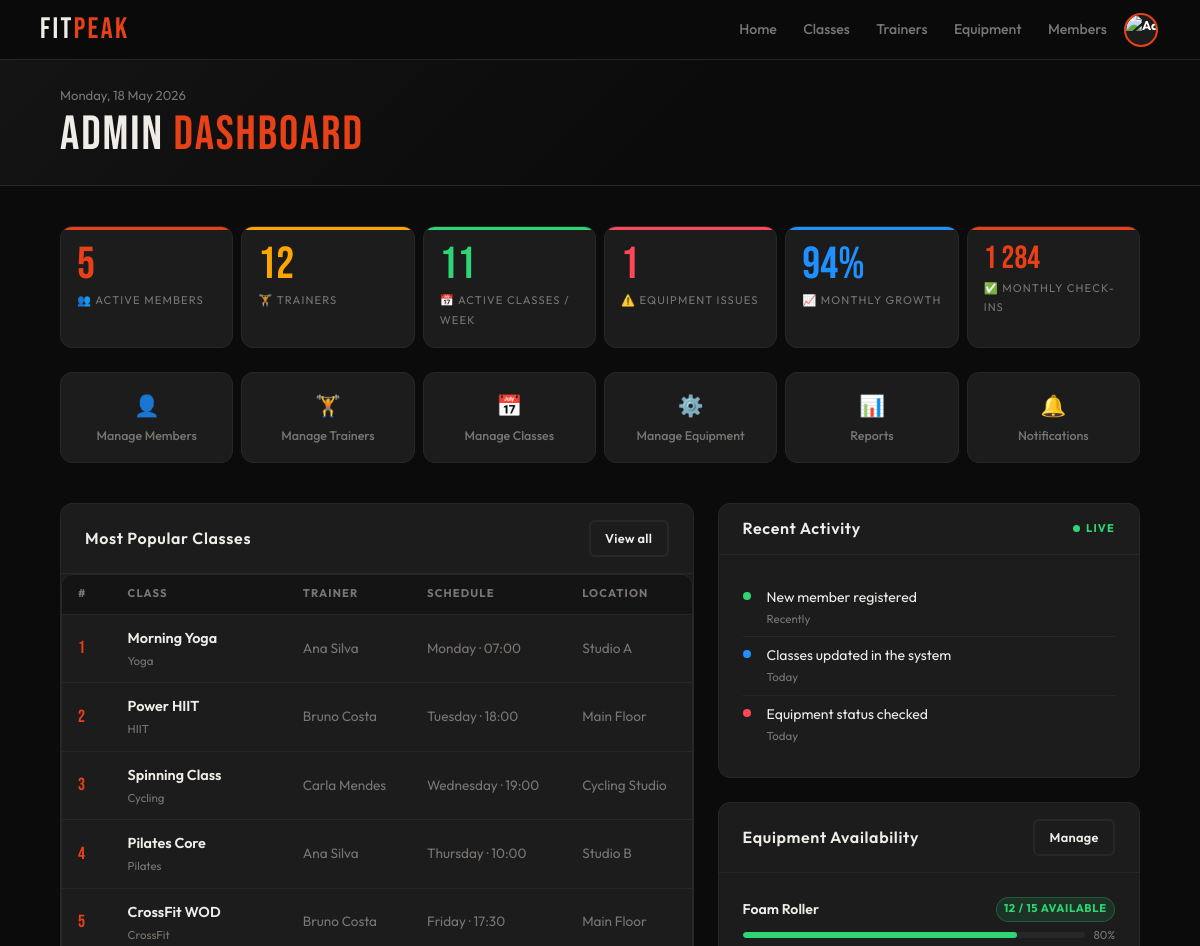
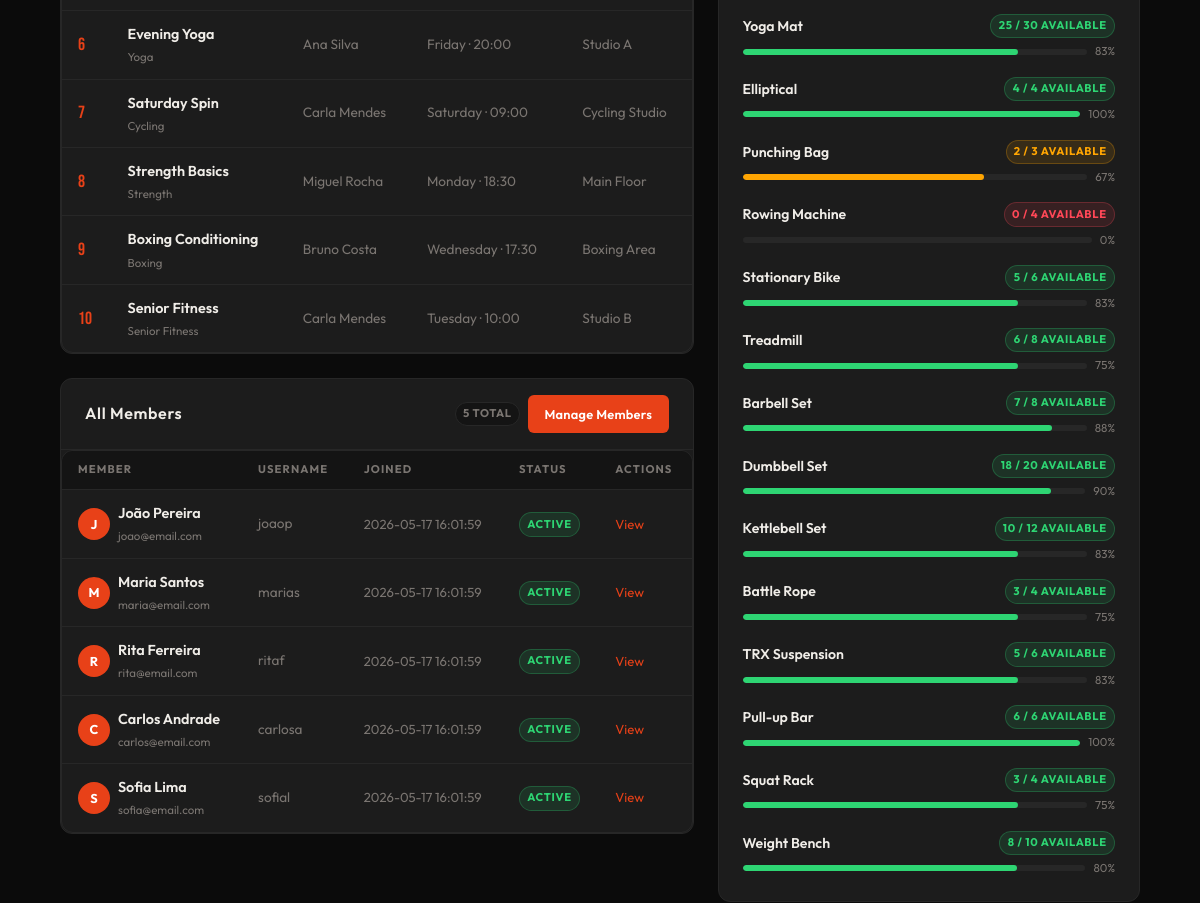
/admin/dashboard.php (signed in, upper part), run on an earlier commit of the app's database (2 pictures, top to bottom).
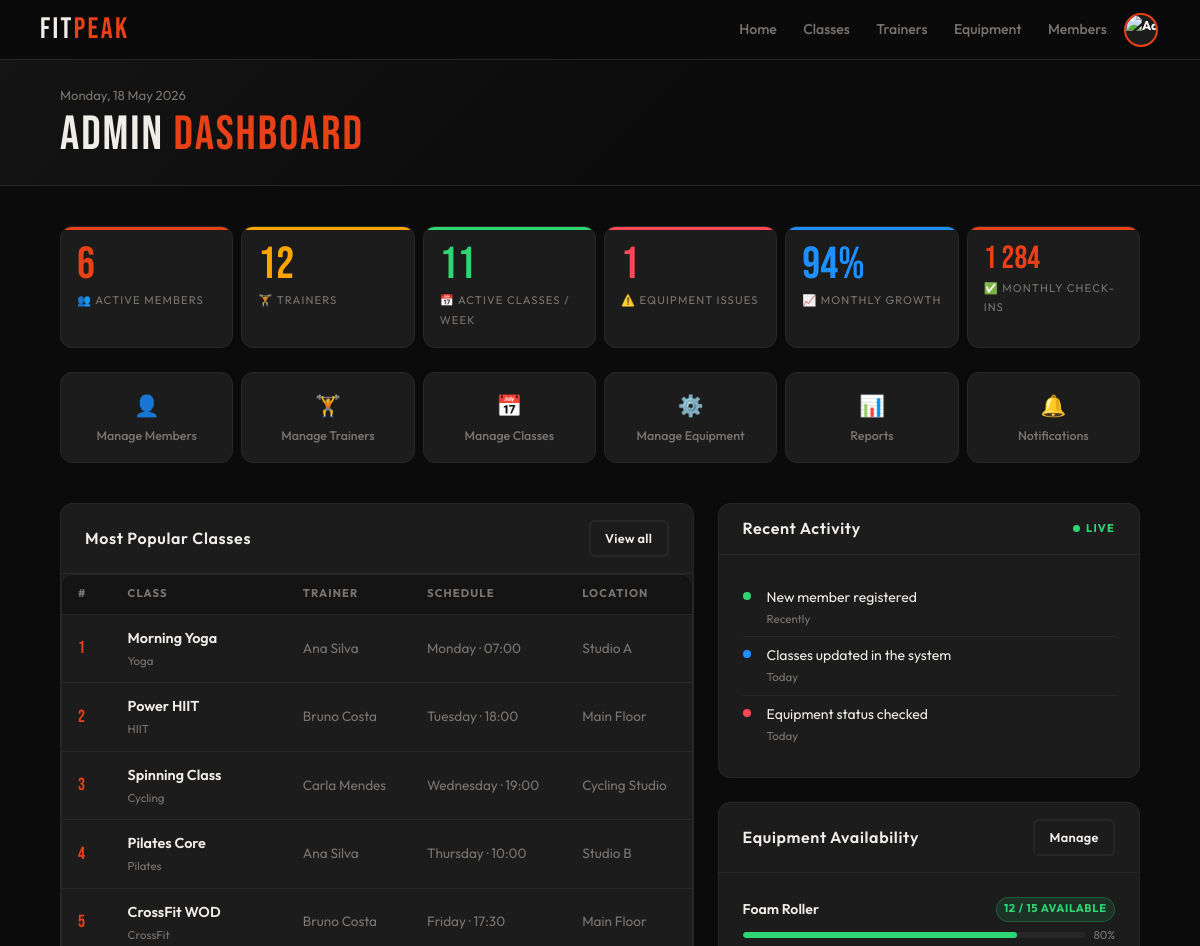
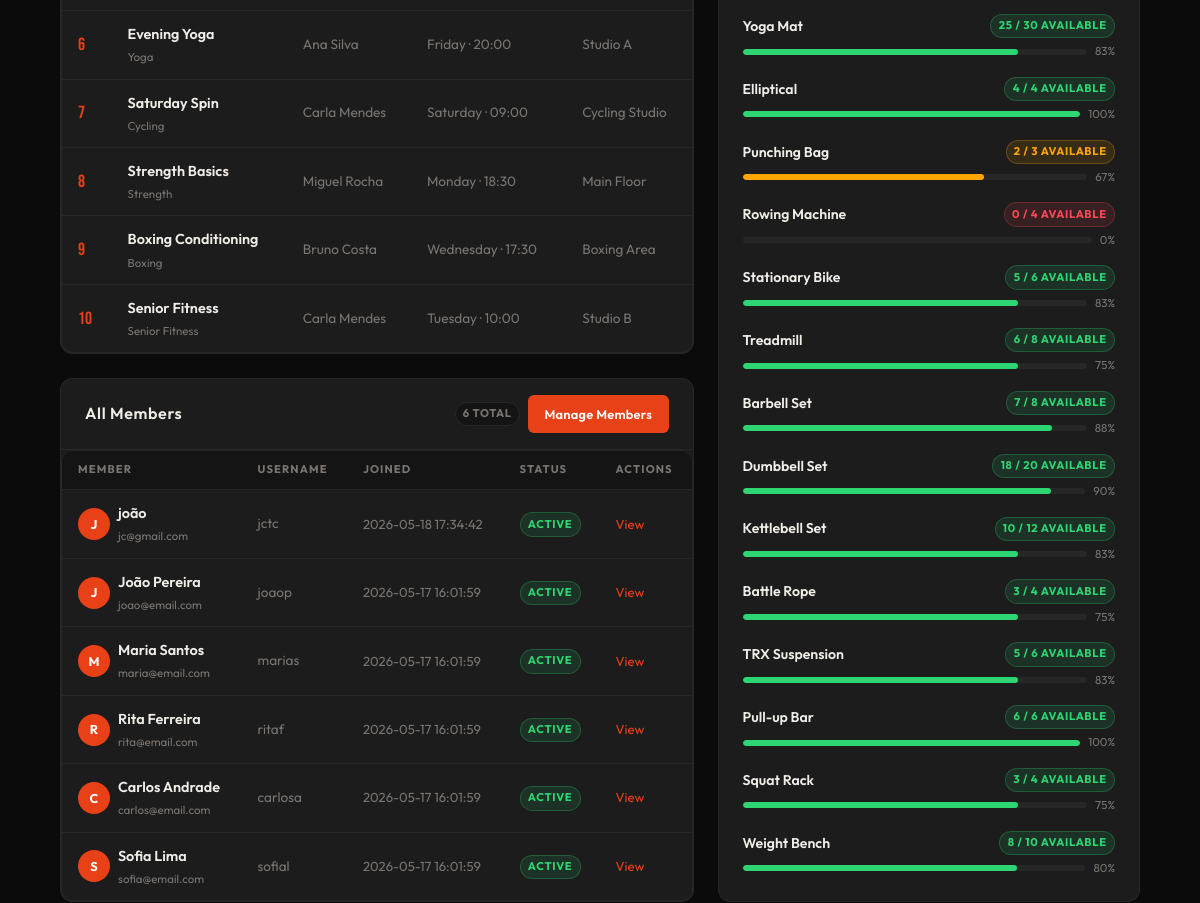
And on a later commit of the database (2 pictures, top to bottom).
### tables this page shows
CREATE TABLE class_schedules (
    id INTEGER PRIMARY KEY AUTOINCREMENT,
    class_id INTEGER NOT NULL,
    trainer_id INTEGER,
    day_of_week TEXT NOT NULL,   -- Monday, Tuesday, etc.
    start_time TEXT NOT NULL,
    location TEXT NOT NULL DEFAULT 'Studio A',
    capacity INTEGER NOT NULL DEFAULT 20,
    duration_min INTEGER NOT NULL DEFAULT 60,
    FOREIGN KEY(class_id) REFERENCES classes(id) ON DELETE CASCADE,
    FOREIGN KEY(trainer_id) REFERENCES users(id) ON DELETE SET NULL
);

CREATE TABLE users (
    id INTEGER PRIMARY KEY AUTOINCREMENT,
    name TEXT NOT NULL,
    username TEXT UNIQUE NOT NULL,
    email TEXT UNIQUE NOT NULL,
    password TEXT NOT NULL,
    role TEXT NOT NULL DEFAULT 'member' CHECK(role IN ('member','trainer','admin')),
    photo TEXT DEFAULT NULL,
    active INTEGER NOT NULL DEFAULT 1,
    created_at DATETIME DEFAULT CURRENT_TIMESTAMP
);

CREATE TABLE equipment (
    id INTEGER PRIMARY KEY AUTOINCREMENT,
    name TEXT NOT NULL,
    category_id INTEGER NOT NULL,
    quantity INTEGER NOT NULL DEFAULT 1,
    available INTEGER NOT NULL DEFAULT 1,
    status TEXT NOT NULL DEFAULT 'available' CHECK(status IN ('available','maintenance','unavailable')),
    notes TEXT,
    updated_at DATETIME DEFAULT CURRENT_TIMESTAMP,
    FOREIGN KEY(category_id) REFERENCES equipment_categories(id)
);

### db/admin.php (called while the page is built, shortened)
<?php
function getAdminStats($pdo) {
    $members = $pdo->query("SELECT COUNT(*) FROM users WHERE role = 'member' AND active = 1")->fetchColumn();
    $trainers = $pdo->query("SELECT COUNT(*) FROM users WHERE role = 'trainer' AND active = 1")->fetchColumn();
    $classes = $pdo->query("SELECT COUNT(DISTINCT cs.id) FROM class_schedules cs JOIN classes c ON cs.class_id = c.id WHERE c.active = 1")->fetchColumn();
    $equipmentIssues = $pdo->query("SELECT COUNT(*) FROM equipment WHERE status IN ('maintenance', 'unavailable')")->fetchColumn();
    return ['members' => $members, 'trainers' => $trainers, 'classes' => $classes, 'equipment_issues' => $equipmentIssues];
}
function getMembers($pdo) {
    $stmt = $pdo->query("SELECT id, name, username, email, created_at, active FROM users WHERE role = 'member' ORDER BY created_at DESC");
    return $stmt->fetchAll(PDO::FETCH_ASSOC);
}
function getClasses($pdo) {
    $sql = "SELECT cs.id AS schedule_id, c.name AS class_name, ct.label AS class_type_label, u.name AS trainer_name, cs.day_of_week, cs.start_time, cs.location, (SELECT COUNT(*) FROM enrollments e JOIN class_sessions sess ON e.session_id = sess.id WHERE sess.schedule_id = cs.id AND e.status = 'enrolled') AS enrolled_count FROM class_schedules cs JOIN classes c ON cs.class_id = c.id JOIN class_types ct ON c.class_type_id = ct.id LEFT JOIN users u ON cs.trainer_id = u.id WHERE c.active = 1 ORDER BY enrolled_count DESC LIMIT 10";
    $stmt = $pdo->query($sql);
    $results = $stmt->fetchAll(PDO::FETCH_ASSOC);
    $classes = [];
    foreach ($results as $row) {
        $classes[] = ['name' => $row['class_name'], 'type' => $row['class_type_label'], 'trainer_name' => $row['trainer_name'] ?? 'No trainer', 'day_of_week' => $row['day_of_week'], 'start_time' => $row['start_time'], 'location' => $row['location']];
    }
    return $classes;
}
function getEquipment($pdo) {
    $stmt = $pdo->query("SELECT e.id, e.name, e.quantity, e.available, e.status, e.notes, ec.label AS category FROM equipment e JOIN equipment_categories ec ON e.category_id = ec.id ORDER BY ec.label, e.name");
    return $stmt->fetchAll(PDO::FETCH_ASSOC);
}

### template/admin.php (the view, shortened to what the changed rows need)
<?php
function output_admin_member_row($member) { ?>
    <tr>
        <td>
            <div class="name-cell">
                <div class="avatar"><?= htmlspecialchars(strtoupper(substr($member['name'], 0, 1))) ?></div>
                <div class="name-cell-text">
                    <span class="name-main"><?= htmlspecialchars($member['name']) ?></span>
                    <span class="name-sub"><?= htmlspecialchars($member['email']) ?></span>
                </div>
            </div>
        </td>
        <td class="table-muted"><?= htmlspecialchars($member['username']) ?></td>
        <td class="table-muted table-small"><?= htmlspecialchars($member['created_at']) ?></td>
        <td><?= $member['active'] ? '<span class="badge badge-success">Active</span>' : '<span class="badge badge-danger">Inactive</span>' ?></td>
        <td class="table-small"><a href="members.php" class="action-link">View</a></td>
    </tr>
<?php }
function output_admin_class_row($class, $index) { ?>
    <tr>
        <td><span class="rank-num"><?= $index + 1 ?></span></td>
        <td>
            <div class="name-cell-text">
                <span class="name-main"><?= htmlspecialchars($class['name']) ?></span>
                <span class="name-sub"><?= htmlspecialchars($class['type'] ?? '') ?></span>
            </div>
        </td>
        <td class="table-muted"><?= htmlspecialchars($class['trainer_name'] ?? 'No trainer') ?></td>
        <td class="table-muted"><?= htmlspecialchars($class['day_of_week'] ?? '') ?> · <?= htmlspecialchars($class['start_time'] ?? '') ?></td>
        <td class="table-muted"><?= htmlspecialchars($class['location'] ?? '') ?></td>
    </tr>
<?php }
function output_admin_trainer_row($trainer) { ?>
<?php }
function output_admin_equipment_item($item) {
    $percentage = $item['quantity'] > 0 ? round(($item['available'] / $item['quantity']) * 100) : 0;
    $percentage = max(0, min(100, $percentage));
    $widthClass = 'progress-w-' . (round($percentage / 10) * 10);
    $badgeClass = 'badge-success';
    $fillClass = '';
    if ($percentage < 50) {
        $badgeClass = 'badge-danger';
        $fillClass = 'low';
    } elseif ($percentage < 75) {
        $badgeClass = 'badge-warning';
        $fillClass = 'mid';
    }
    ?>
    <div class="equip-item">
        <div class="equip-row">
            <span class="equip-name"><?= htmlspecialchars($item['name']) ?></span>
            <span class="badge <?= $badgeClass ?>"><?= (int)$item['available'] ?> / <?= (int)$item['quantity'] ?> available</span>
        </div>
        <div class="equip-prog">
            <div class="progress-bar">
                <div class="progress-fill <?= $fillClass ?> <?= $widthClass ?>"></div>
            </div>
            <span class="equip-percentage"><?= $percentage ?>%</span>
        </div>
    </div>
<?php }

### admin/dashboard.php (shortened to what the changed rows need)
<?php
require_once '../includes/header.php';
require_once '../includes/footer.php';
require_once '../db/admin.php';
require_once '../template/admin.php';
$pdo = getDatabaseConnection();
$stats = getAdminStats($pdo);
$members = getMembers($pdo);
$classes = getClasses($pdo);
$equipment = getEquipment($pdo);
?>
<main class="main">
    <header class="dash-header">
        <div class="dashboard-header">
            <div class="dash-top">
                <div>
                    <h1 class="dash-h1">Admin <span>Dashboard</span></h1>
                </div>
            </div>
        </div>
    </header>
    <div class="dashboard-content">
        <section>
            <div class="kpi-grid">
                <div class="kpi-card"><p class="kpi-num"><?= $stats['members'] ?></p><p class="kpi-lbl">👥 Active Members</p></div>
            </div>
        </section>
        <div class="dash-layout">
            <div class="dash-col">
                <div class="card">
                    <div class="card-head">
                        <h2 class="card-title">Most Popular Classes</h2>
                    </div>
                    <div class="table-wrap">
                        <table>
                            <thead>
                                <tr>
                                    <th>#</th>
                                    <th>Class</th>
                                    <th>Trainer</th>
                                    <th>Schedule</th>
                                    <th>Location</th>
                                </tr>
                            </thead>
                            <tbody>
                                <?php foreach ($classes as $i => $c) output_admin_class_row($c, $i); ?>
                            </tbody>
                        </table>
                    </div>
                </div>
                <div class="card">
                    <div class="card-head">
                        <h2 class="card-title">All Members</h2>
                        <div class="card-head-actions">
                            <span class="badge badge-muted"><?= $stats['members'] ?> total</span>
                            <a href="members.php" class="main-button btn-sm">Manage Members</a>
                        </div>
                    </div>
                    <div class="table-wrap">
                        <table>
                            <thead>
                                <tr>
                                    <th>Member</th>
                                    <th>Username</th>
                                    <th>Joined</th>
                                    <th>Status</th>
                                    <th>Actions</th>
                                </tr>
                            </thead>
                            <tbody>
                                <?php foreach ($members as $m) output_admin_member_row($m); ?>
                            </tbody>
                        </table>
                    </div>
                </div>
            </div>
            <div class="dash-col">
                <div class="card">
                    <div class="card-head">
                        <h2 class="card-title">Recent Activity</h2>
                    </div>
                </div>
                <div class="card">
                    <div class="card-head">
                        <h2 class="card-title">Equipment Availability</h2>
                    </div>
                    <div class="card-body">
                        <div class="equip-list">
                            <?php foreach ($equipment as $e) output_admin_equipment_item($e); ?>
                        </div>
                    </div>
                </div>
            </div>
        </div>
    </div>
</main>

What changed in the data, as far as the page shows it:
added users: name "J", name "joão", email "jc@gmail.com", username "jctc", created_at "2026-05-18 17:34:42", active "ACTIVE"
Also different on the page:
$stats['members']: "5" → "6"
